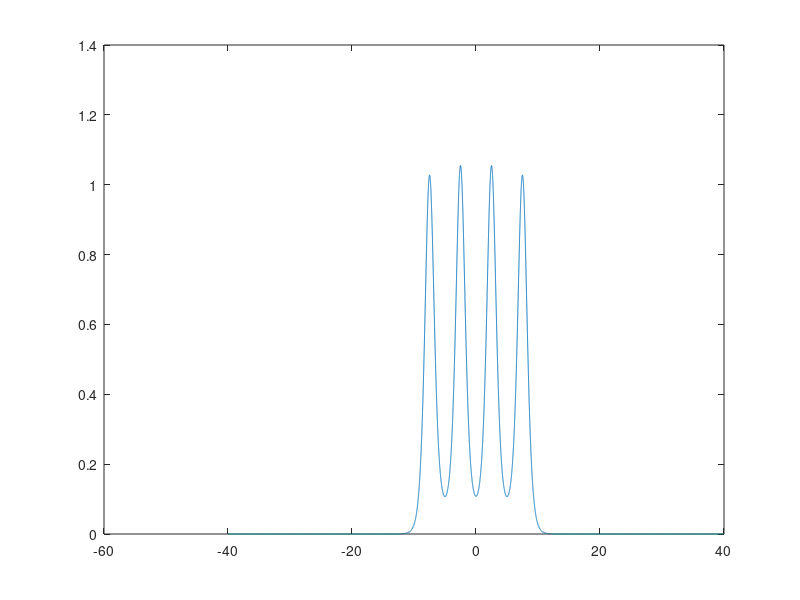
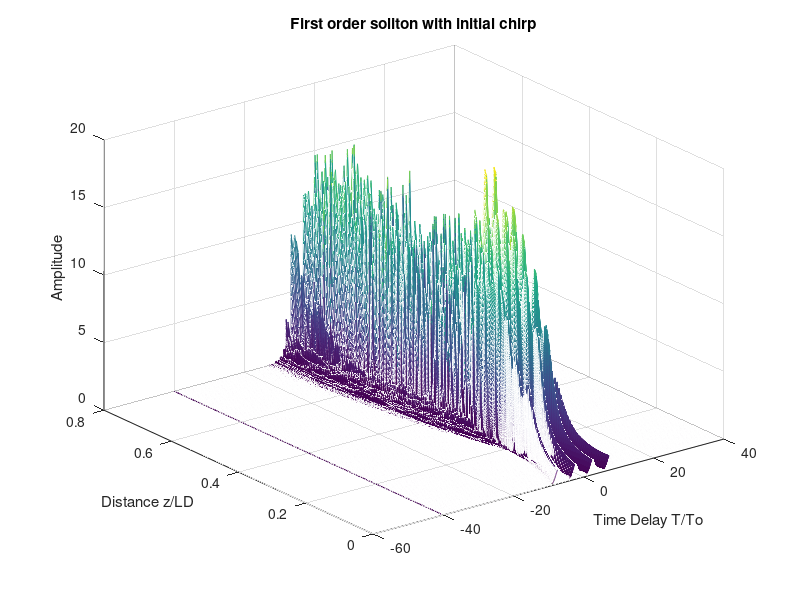
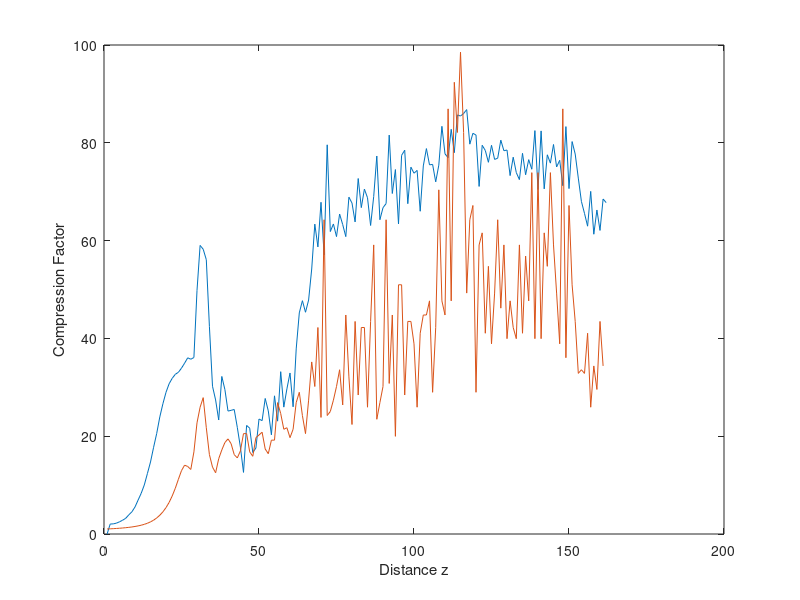
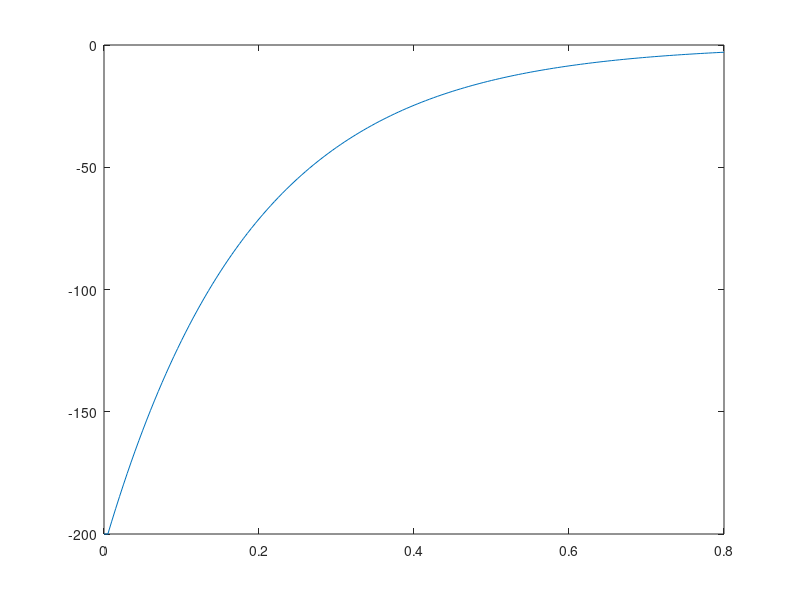

Reproduce these figures in MATLAB, in order. (Note: this script raises an error after producing the figures.)
%First order soliton with chirp
%%
clc; clear; close all;

b2 = -200;%-33;% -10;
b2_initial = b2;

To= 10;%0.908;%10; %Pulse width
T = 4*20*To;
nSamples = 2^15;

sigma = 5.3;%0.05;
C = sigma/b2;

% C = -0.265;
% sigma = C*b2;

Fs = (nSamples-1)/T;

dt = 1/Fs;
t = (-nSamples/2:nSamples/2-1)*dt;

df = 2*pi/T;
f = (-nSamples/2:nSamples/2-1)*df;
f = fftshift(f);

N_order = 1;
Ld = To^2/abs(b2);
gama = 20;
L = 0.8;
Po = 0.25*abs(b2)/gama/To^2;%3;
Lnl = 1/(Po*gama);


dz = min(Ld,Lnl)/100;
z_vector = 0:dz:L;

sep_factor = 0.5*To;
%%
simul_wave = zeros(length(z_vector), length(t));
% spec_wave = zeros(length(z_vector), length(t));

%Three pulses
% A = sech(t/To + -1*sep_factor*To).*exp((1i*C*t.^2)/2);
% A = A + sech(t/To + 0*sep_factor*To).*exp((1i*C*t.^2)/2);
% A = A + sech(t/To + 1*sep_factor*To).*exp((1i*C*t.^2)/2);

%Two pulses
% A = sech(t/To + sep_factor/2 + -1*sep_factor).*exp((1i*C*t.^2)/2);
% A = A + sech(t/To + sep_factor/2 + 0*sep_factor).*exp((1i*C*t.^2)/2);

%Four pulses
A = sech(t/To + sep_factor/2 + -2*sep_factor).*exp((1i*C*t.^2)/2);
A = A + sech(t/To + sep_factor/2 + -1*sep_factor).*exp((1i*C*t.^2)/2);
A = A + sech(t/To + sep_factor/2 + 0*sep_factor).*exp((1i*C*t.^2)/2);
A = A + sech(t/To + sep_factor/2 + 1*sep_factor).*exp((1i*C*t.^2)/2);


Ao = abs(A).^2;
plot(t/To,Ao)
fwhm1=find(abs(Ao)>abs(max(Ao)/2));
fwhm1=length(fwhm1);
fwhm_vec = zeros(1, length(z_vector));

eT = 0;
sinAmp = 0;
finWidth = 0;
eSech = 0; %1.763 is a constant from Cao Wai 2005 paper
PE = 0;
checkN = 0;

%%
% figure;
% mesh(t/To,z_vector, simul_wave);
% % mesh(t/To,z_vector(1:511),simul_wave(1:511,:))
% xlabel('Time Delay T/To');
% ylabel('Distance z/LD');
% zlabel('Amplitude');
% title('First order soliton with initial chirp');

%%
% A = A_vec(511,:);
% Ao = abs(A).^2;
% % plot(t/To,Ao)
% fwhm1=find(abs(Ao)>abs(max(Ao)/2));
% fwhm1=length(fwhm1);
% fwhm_vec = zeros(1, length(z_vector));
%%
for i = 1:length(z_vector)

    D = exp(1i*(dz/2)*b2*f.^2).*fft(A);
    D = ifft(D);
    N = exp(1i*gama*abs(A).^2*dz);
    A = D.*N;
%     spec_wave(i,:) = ifftshift(abs(fft(A)));
    simul_wave(i,:) = abs(A).^2;
%     plot(t/To, simul_wave(i,:));
%     ylim([0 2])
%     pause(.00000001);
    
%     fwhm=find(abs(A)>abs(max(A)/2));
%     fwhm=length(fwhm);
% %     fwhm_vec(i) = fwhm;
%     fwhm_vec = [fwhm_vec fwhm];
%     c_factor(i) = fwhm/fwhm1;
    
    
    fwhm=find(abs(A).^2>max(abs(A).^2)/2);
    fwhm=length(fwhm);
    fwhm_vec(i) = fwhm;
    c_factor(i) = (fwhm1/fwhm);
    
    b2_vec(i) = b2;
    b2 = b2_initial*exp(-sigma*z_vector(i));

    
    
    eT = [eT trapz(simul_wave(i,:))];
    simAmp = [sinAmp max(simul_wave(i,:))];
    finWidth = [finWidth fwhm_vec(i)];
    eSech = [eSech 2*simAmp(end)*(finWidth(end)/1.763)]; %1.763 is a constant from Cao Wai 2005 paper
    PE = [PE abs(eT(end)-eSech(end))/eT(end) *100];
    checkN = [checkN (gama*simAmp(end)*To^2)/abs(b2)];
end

%%
figure;
mesh(t/To,z_vector, simul_wave);
xlabel('Time Delay T/To');
ylabel('Distance z/LD');
zlabel('Amplitude');
title('First order soliton with initial chirp');
% view(0, 90);
% %%
% figure;
% plot(t/To,simul_wave(1,:));
% hold on;
% plot(t/To, simul_wave(2,:));
% hold on;
% plot(t/To, simul_wave(end,:));
% legend('z = 0', 'z = L/2', 'z = L');
% title('Soliton pulses')
% xlabel('T/To')
% ylabel('Amplitude')

%%
figure;
plot(PE)
hold on
plot(c_factor)
xlabel('Distance z');
ylabel('Compression Factor');
%%
% eT = trapz(simul_wave(end,:));
% simAmp = max(simul_wave(end,:));
% finWidth = fwhm_vec(end);
% eSech = 2*simAmp*(finWidth/1.763); %1.763 is a constant from Cao Wai 2005 paper
% PE = abs(eT-eSech)/eT *100;
% checkN = (gama*simAmp*To^2)/abs(b2);
%%
figure
plot(z_vector,b2_vec)

%%
fake_z_vector = 1/100:1/100:L;
for i = 1:(L*100-1)
   pos = find(z_vector > fake_z_vector(i)-(dz/2), 1);
   fake_sim_wave(i,:) = simul_wave(pos,:);    
end
fake_sim_wave(8,:) = simul_wave(end,:);
%%
figure
surface(t/To, fake_z_vector, fake_sim_wave, 'FaceAlpha', [0], 'MeshStyle', 'row');
xlim([-6 6])
grid on
grid minor
view([-45 30])
xlabel('Time Delay T/To');
ylabel('Distance z');
zlabel('Amplitude');